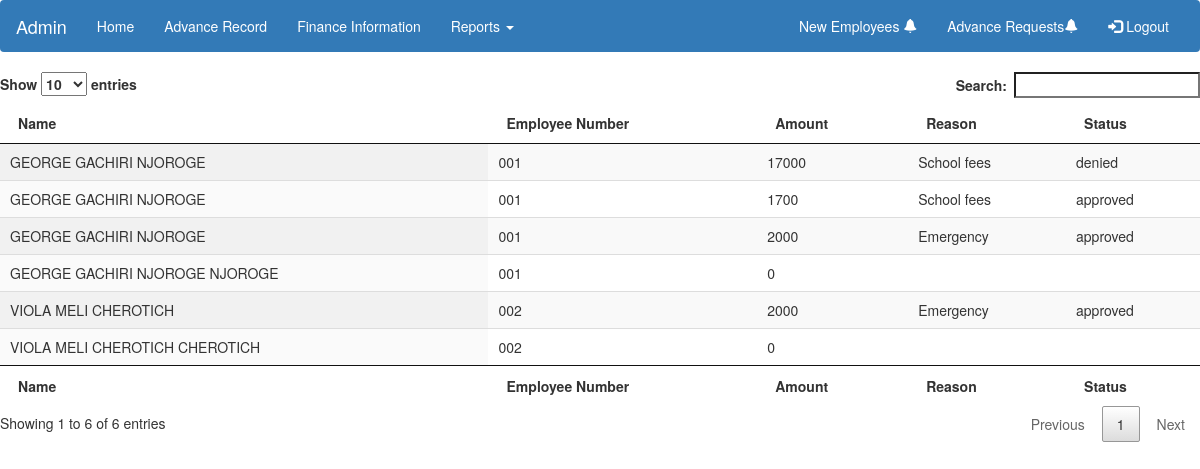
The page /advance_record.php on the database its author committed.
### tables this page shows
CREATE TABLE IF NOT EXISTS `application` (
  `id` int(11) NOT NULL,
  `employee_no` varchar(60) NOT NULL,
  `user_name` varchar(60) NOT NULL,
  `amount` int(11) NOT NULL,
  `reason` varchar(60) NOT NULL,
  `status` varchar(60) NOT NULL
);

### advance_record.php (the view, shortened to what this page needs)
<?php
    include('hr_dashboard.php');
    $db_host = 'localhost';
    $db_user = 'root';
    $db_pass = '';
    $db_name = 'payroll';
    $conn = mysqli_connect($db_host, $db_user, $db_pass, $db_name);
    $sql = 'SELECT amount,employee_no,user_name,reason,status FROM application';
    $query = mysqli_query($conn, $sql);
?>
<!DOCTYPE html>
<html>
<head>
    <link rel="stylesheet" type="text/css" href="datatables.min.css"/>
</head>
<body>
<table id="example" class="display" style="width:100%">
    <thead>
    <tr>
        <th>Name</th>
        <th>Employee Number</th>
        <th>Amount</th>
        <th>Reason</th>
        <th>Status</th>
    </tr>
    </thead>
    <tbody>
    <?php
    while ($row = mysqli_fetch_array($query)) {
        echo
            '<tr>
                            <td>' . $row['user_name'] . '</td>
                            <td> ' . $row['employee_no'].'</td>
                            <td>' . $row['amount'] . '</td>
                            <td>' . $row['reason'] . '</td>
                            <td>' . $row['status'] . '</td>
                        </tr>'
        ;
    }?>
    </tbody>
    <tfoot>
    <tr>
        <th>Name</th>
        <th>Employee Number</th>
        <th>Amount</th>
        <th>Reason</th>
        <th>Status</th>
    </tr>
    </tfoot>
</table>
</body>
</html>

### hr_dashboard.php (shortened to what this page needs)
<!DOCTYPE html>
<html lang="en">
<head>
  <link rel="stylesheet" href="css/bootstrap.min.css" />
</head>
<body>
<nav class="navbar" style="background-color: #337ab7;">
  <div class="container-fluid">
    <div class="navbar-header">
      <a class="navbar-brand" href="hr_home.php" style="color: white;">Admin</a>
    </div>
    <div class="collapse navbar-collapse" id="myNavbar">
      <ul class="nav navbar-nav">
        <li class="active"><a href="hr_home.php" style="color: white;">Home</a></li>
      <li><a href="advance_record.php" style="color: white;">Advance Record</a></li>
          <li><a href="finance_info.php" style="color: white;">Finance Information</a></li>
        <li class="dropdown">
          <a class="dropdown-toggle" data-toggle="dropdown" href="#" style="color: white;">Reports <span class="caret"></span></a>
        </li>
      </ul>
      <ul class="nav navbar-nav navbar-right">
        <li><a href="new_employees.php" id="notify_text" style="color: white;">New Employees <label id="counter"></label><span class="glyphicon glyphicon-bell" id="notify">
         ?></span></a></li>
          <li><a href="advance_approval.php" id="advance_notify_text" style="color: white;">Advance Requests<label id="counterAdvance"></label><span class="glyphicon glyphicon-bell" id="advance_notify">
          ?></span></a></li>
        <li><a href="hr_login.php" style="color: white;"><span class="glyphicon glyphicon-log-in"></span> Logout</a></li>
      </ul>
    </div>
  </div>
</nav>
</body>
</html>

### rows shown on the page
application: user_name "GEORGE GACHIRI NJOROGE NJOROGE", employee_no "001", amount "0"
application: user_name "GEORGE GACHIRI NJOROGE", employee_no "001", amount "17000", reason "School fees", status "denied"
application: user_name "GEORGE GACHIRI NJOROGE", employee_no "001", amount "1700", reason "School fees", status "approved"
application: user_name "GEORGE GACHIRI NJOROGE", employee_no "001", amount "2000", reason "Emergency", status "approved"
application: user_name "VIOLA MELI CHEROTICH CHEROTICH", employee_no "002", amount "0"
application: user_name "VIOLA MELI CHEROTICH", employee_no "002", amount "2000", reason "Emergency", status "approved"
